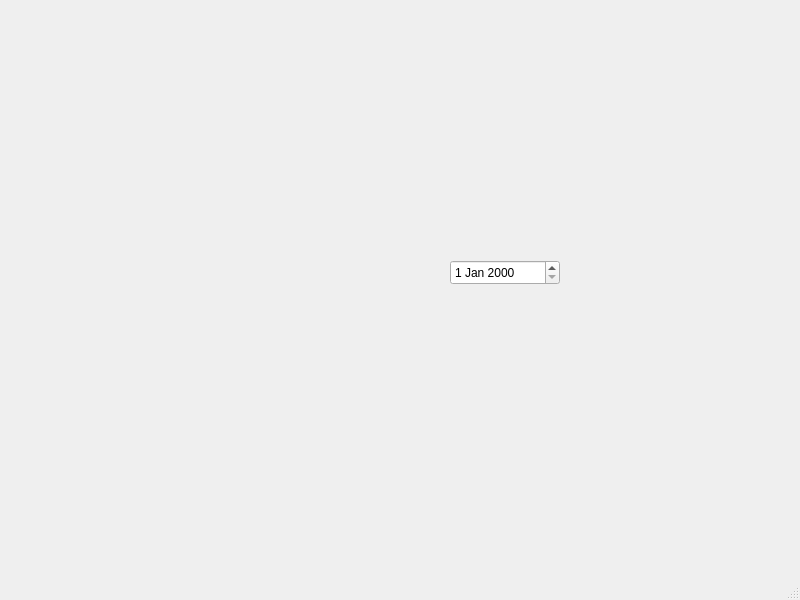
<?xml version="1.0" encoding="UTF-8"?>
<ui version="4.0">
 <class>MainWindow</class>
 <widget class="QMainWindow" name="MainWindow">
  <property name="geometry">
   <rect>
    <x>0</x>
    <y>0</y>
    <width>800</width>
    <height>600</height>
   </rect>
  </property>
  <property name="windowTitle">
   <string>MainWindow</string>
  </property>
  <widget class="QWidget" name="centralwidget">
   <widget class="QDateEdit" name="dateEdit">
    <property name="geometry">
     <rect>
      <x>450</x>
      <y>260</y>
      <width>110</width>
      <height>25</height>
     </rect>
    </property>
   </widget>
  </widget>
  <widget class="QMenuBar" name="menubar">
   <property name="geometry">
    <rect>
     <x>0</x>
     <y>0</y>
     <width>800</width>
     <height>21</height>
    </rect>
   </property>
  </widget>
  <widget class="QStatusBar" name="statusbar"/>
 </widget>
 <resources/>
 <connections/>
</ui>
